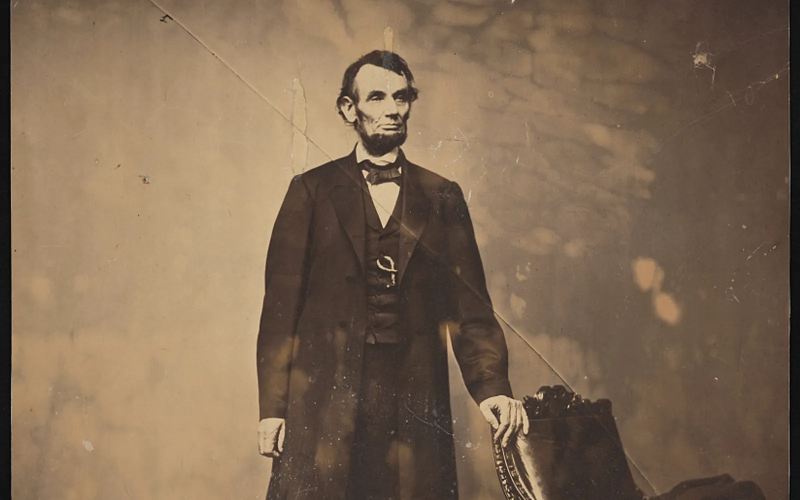
#> input picture modules/citizenship/src/assets/civics-photos/abraham-lincoln.webp, 1600 x 1000 px, given in place of william-home.png, which was not available (shown at 1/2 size)
$ python optimize-home-images.py
#> lines starting #> are read from the running program, lines starting #| are printed output that depends on the picture
"""Derive home WebPs without replacing approved source artwork (requires Pillow).

Full-size WebPs preserve decoded pixels exactly. Smaller responsive variants
use deterministic Lanczos downsampling and lossless encoding (no AI/editing).
"""
from pathlib import Path
from PIL import Image

ROOT = Path(__file__).resolve().parents[1]
HOME = ROOT / 'public/images/home'
sources = [(HOME / 'william-home.png', [640, 1024])]
sources += [(HOME / f'{name}-20261014.png', [80, 160, 240]) for name in ['citizenship', 'asylum', 'residency']]
sources += [(HOME / f'{name}-scene.png', []) for name in ['asylum', 'residency']]
sources += [(ROOT / 'modules/citizenship/src/assets/citizenship-background.png', [])]
for source, widths in sources:
    original = Image.open(source)
#> original is the input picture: PIL image 1600x1000 RGB; mean R, G, B 128.3, 106, 83.8
    # Use a separate home-only background asset; do not alter module artwork.
    destination = HOME / source.with_suffix('.webp').name
    if not widths or original.width in widths:
        original.save(destination, 'WEBP', lossless=True, exact=True, method=6)
        assert Image.open(destination).convert('RGBA').tobytes() == original.convert('RGBA').tobytes(), source
        print(f'{source.name}: {source.stat().st_size} -> {destination.stat().st_size} bytes (pixel-identical)')
    for width in widths:
        if width >= original.width:
            continue
        size = (width, round(original.height * width / original.width))
#> size = (640, 400)
        resized = original.resize(size, Image.Resampling.LANCZOS)
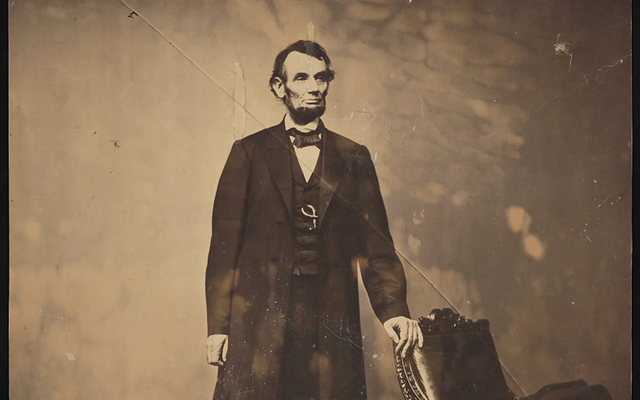
#> resized: PIL image 640x400 RGB; mean R, G, B 128.3, 106, 83.8
        variant = destination.with_name(f'{destination.stem}-{width}.webp')
        resized.save(variant, 'WEBP', lossless=True, exact=True, method=6)
        assert Image.open(variant).convert('RGBA').tobytes() == resized.convert('RGBA').tobytes(), variant
#> (the run stopped early here; a loop or call above may not have finished)

$ run again, on modules/citizenship/src/assets/civics-photos/congress.webp
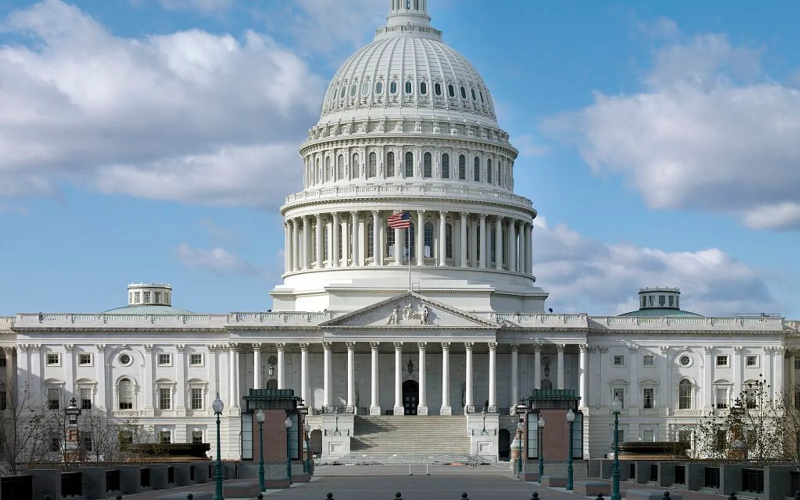
#> input picture modules/citizenship/src/assets/civics-photos/congress.webp, 1600 x 1000 px, given in place of william-home.png, which was not available (shown at 1/2 size)
#> original is the input picture: PIL image 1600x1000 RGB; mean R, G, B 132.2, 148.8, 162.5
#> `resized = original.resize(size, Image.Resampling.LANCZOS)`:
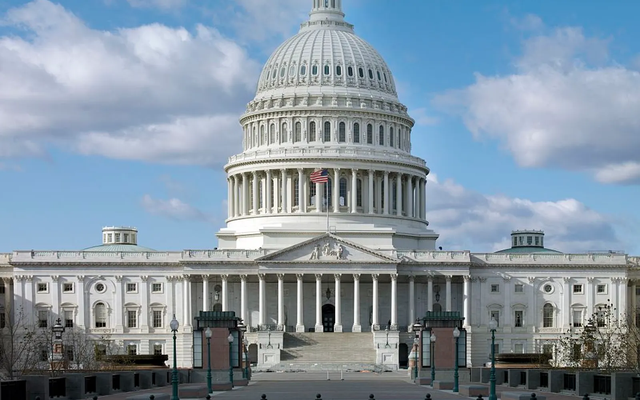
#> resized: PIL image 640x400 RGB; mean R, G, B 132.2, 148.8, 162.5
